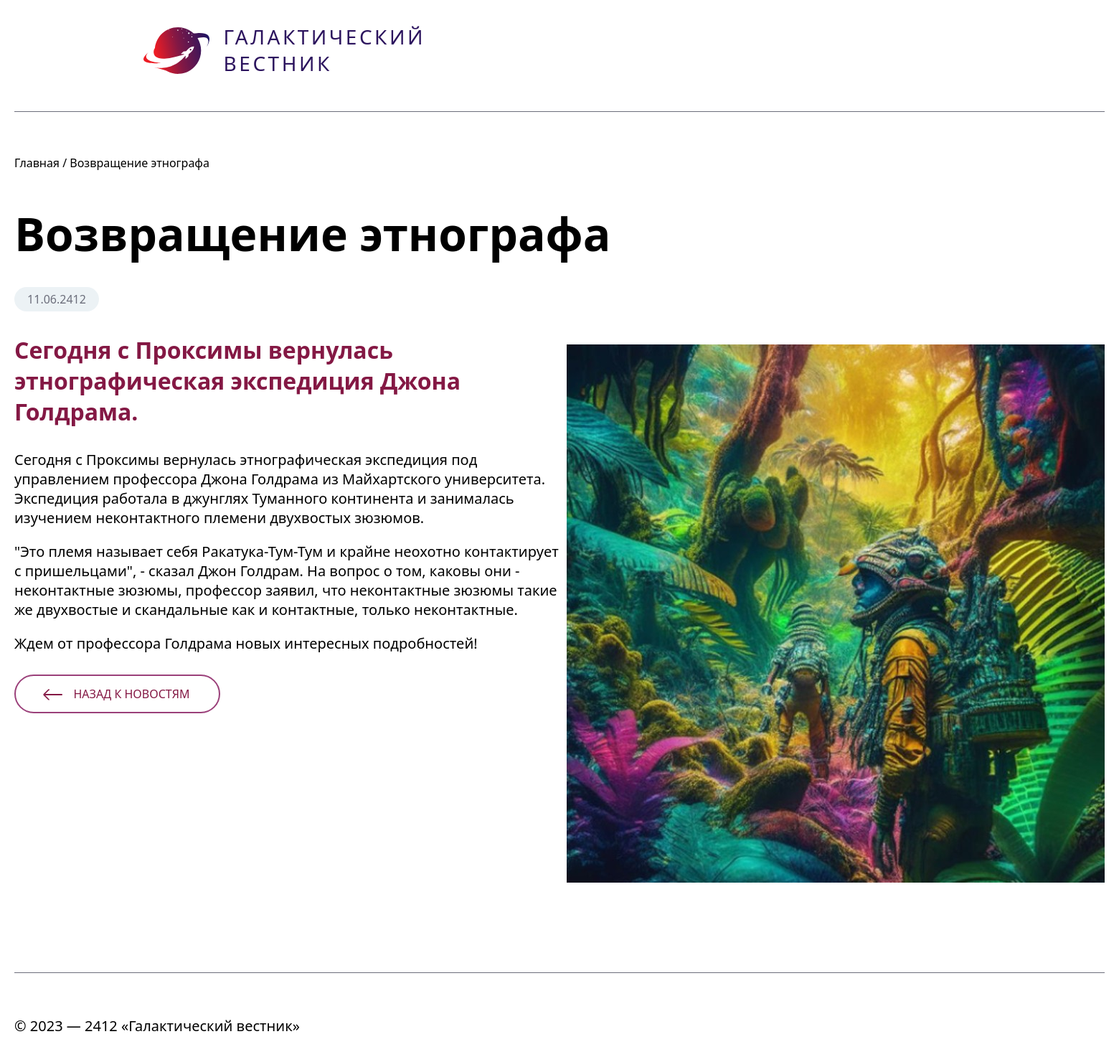
Screenshot of /index.php?search=16 with the database file from the repository.
### tables this page shows
CREATE TABLE `news` (
  `id` int(11) unsigned NOT NULL AUTO_INCREMENT,
  `date` datetime NULL DEFAULT NULL,
  `title` varchar(250) NOT NULL DEFAULT '',
  `announce` text NULL DEFAULT NULL,
  `content` text NULL DEFAULT NULL,
  `image` varchar(250) NOT NULL DEFAULT '',
  PRIMARY KEY (`id`),
  KEY `id` (`id`),

  KEY `idx_news_date` (`date`));

### app/Controllers/ControllerNews.php (called while the page is built, shortened)
<?php
class ControllerNews
{
    public static function pageDetail($newsId)
    {
        $data = \app\Models\ModelNews::getItem(filter_var($newsId, FILTER_SANITIZE_NUMBER_INT));
        $date = date_format(date_create($data["date"]), "d.m.Y");
        $title = $data["title"];
        $announce = $data["announce"];
        $image = $data["image"];
        $content = $data["content"];
        require dirname(dirname(__DIR__)) .'/Templates/template_detail.php';
    }
}

### app/config.php (called while the page is built)
<?php
$host = "localhost";
$user = "root";
$pass = "root";
$db   = "workspace__test";

### app/DB.php (called while the page is built, shortened)
<?php
class DB
{
    private static $conn = null;
    public static function connect()
    {
        if (self::$conn === null) {
            require_once dirname(__DIR__) .'/app/config.php';
            self::$conn = new \mysqli($host,$user,$pass,$db);
            return self::$conn;
        }
        return self::$conn;
    }
}

### app/Models/ModelNews.php (called while the page is built, shortened)
<?php
class ModelNews
{
    public static function getItem($id)
    {
        $sql = mysqli_query(\app\DB::connect(), "SELECT `id`, `date`, `title`, `announce`, `image`, `content` FROM `news` WHERE `id` = $id");
        $items = mysqli_fetch_array($sql);
        return $items;
    }
}

### Templates/template_detail.php (the view, shortened to what this page needs)
<!DOCTYPE html>
<html lang="ru">
<head>
    <link rel="stylesheet" href="css/style.css">
</head>
<body class="page__body">
    <header class="page-header">
        <div class="page-header__logo">
            <a class="page-header__link" href="index.php">
                <img src="img/logo.svg" width="93" height="66" alt="Логотип">
                <p class="logo-text">Галактический<br>вестник</p>
            </a>
        </div>
    </header>
    <main class="page-main">
        <div class="news">
            <div class="news-wrapper">
                <div class="breadcrumbs">
                    <div class="breadcrumbs__wrapper">
                        <a href="index.php" class"breadcrumbs__item">Главная / </a>
                        <a href="#" class"breadcrumbs__item breadcrumbs__item--current"><?= $title ?></a>
                    </div>
                </div>
            <div>
            <h1 class="news__title"><?= $title ?></h1>
        </div>
        <div class="news__container">
            <div class="news__item">
                <div class="news__date"><?= $date ?></div>
                <h2 class="news__announce"><?= $announce ?></h2>
                <div class="news__text"><?= $content ?></div>
                <a href="index.php" class="news__link">
                    <div class="news__link--block">
                        <p class="news__link--text">Назад к новостям</p>
                    </div>
                </a>
            </div>
            <div class="news__image">
                <img src="../../task/images/<?= $image ?>" alt="Картинка статьи">
            </div>
        </div>
    </main>
        <footer class="page-footer">
            <div class="page-footer__content">© 2023 — 2412 «Галактический вестник»</div>
        </footer>
</body>
</html>

### css/style.css (style rules this page uses)
.page__body { display: flex; flex-direction: column; align-items: center; margin: 0; padding: 0; font-family: 'Segoe UI', Tahoma, Geneva, Verdana, sans-serif; }
.page-header { width: 1920px; height: 140px; }
.page-main { width: 1920px; }
.page-footer { display: flex; flex-direction: row; align-items: center; width: 1920px; }
.page-header { height: 155px; }
.page-header__logo { margin: 33px 0 33px 180px; }
.page-header__link { display: flex; flex-direction: row; align-items: center; justify-content: space-between; width: 390px; height: 74px; cursor: pointer; }
.logo-text { font-size: 28px; font-weight: 400; line-height: 1.32em; letter-spacing: 0.125em; text-transform: uppercase; color: #2C145E; margin-left: 20px; }
a { text-decoration: none; }
.page-header { border-bottom: 1px solid #6C6E7B; }
.news { margin: 0; padding: 0; }
.news h1 { font-size: 64px; font-weight: 600; line-height: 1.4em; }
.news h2 { font-size: 32px; }
.page-footer { width: 1520px; font-size: 20px; border-top: 1px solid #6C6E7B; }
.page-footer .page-footer__content { margin-top: 60px; margin-bottom: 30px; }
.breadcrumbs { display: flex; flex-direction: row; margin-top: 60px; margin-bottom: 40px; }
.breadcrumbs a { color: black; font-size: 16px; }
.news-wrapper { width: 1520px; margin-left: auto; margin-right: auto; margin-bottom: 120px; }
.news__item { padding-right: 10px; }
.news__container { display: flex; margin: 0; padding: 0; width: 1520px; min-height: 570px; }
.news__announce { font-size: 32px; margin-bottom: 30px; grid-column: 1 / 2; color: #841844; }
.news__text { font-size: 20px; margin-bottom: 30px; }
.news__image { min-height: 570px; margin-top: 80px; }
.news__date { display: flex; align-items: center; justify-content: center; width: 118px; height: 34px; background-color: #ECF2F5; border-radius: 20px; margin-bottom: 30px; color: #6C6E7B; }
.news__link--block { display: flex; align-items: center; justify-content: center; position: relative; width: 283px; height: 50px; border: 2px solid #9B407A; border-radius: 50px; background-color: #FFFFFF; color: #841844; font-size: 16px; text-transform: uppercase; }
.news__link--block .news__link--text { padding-left: 40px; }
.news__title { font-size: 64px; font-weight: 600; line-height: 1.4em; margin-bottom: 30px; }
@media (max-width: 1920px) { .page-header, .page-main, .page-footer { width: 1900px; } }
@media (min-width: 1520px) and (max-width: 1920px) { .page-header, .page-main, .page-footer { width: 1520px; } }

### rows the page displays
news: title "Возвращение этнографа", date "11.06.2412", announce "Сегодня с Проксимы вернулась этнографическая экспедиция Джона Голдрама.", content "Сегодня с Проксимы вернулась этнографическая экспедиция под управлением профессора Джона Голдрама из Майхартского университета. Экспедиция работала в джунглях Туманного континента и занималась изучением неконтактного племени двухвостых зюзюмов. \"Это племя называет себя Ракатука-Тум-Тум и крайне неохотно контактирует с пришельцами\", - сказал Джон Голдрам. На вопрос о том, каковы они - неконтактные зюзюмы, профессор заявил, что неконтактные зюзюмы такие же двухвостые и скандальные как и контактные, только неконтактные. Ждем от профессора Голдрама новых интересных подробностей!", image (picture)
